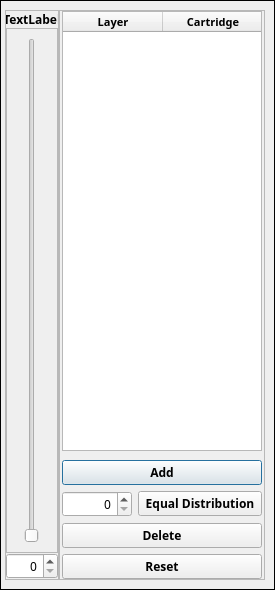
<?xml version="1.0" encoding="UTF-8"?>
<ui version="4.0">
 <class>ColoredLayerDialog</class>
 <widget class="QDialog" name="ColoredLayerDialog">
  <property name="geometry">
   <rect>
    <x>0</x>
    <y>0</y>
    <width>275</width>
    <height>590</height>
   </rect>
  </property>
  <property name="minimumSize">
   <size>
    <width>0</width>
    <height>0</height>
   </size>
  </property>
  <property name="maximumSize">
   <size>
    <width>280</width>
    <height>16777215</height>
   </size>
  </property>
  <property name="windowTitle">
   <string notr="true">Colored Layer </string>
  </property>
  <property name="windowOpacity">
   <double>10.000000000000000</double>
  </property>
  <layout class="QVBoxLayout" name="verticalLayout_2">
   <property name="leftMargin">
    <number>0</number>
   </property>
   <property name="topMargin">
    <number>0</number>
   </property>
   <property name="rightMargin">
    <number>0</number>
   </property>
   <property name="bottomMargin">
    <number>0</number>
   </property>
   <item>
    <widget class="QFrame" name="frame">
     <property name="maximumSize">
      <size>
       <width>16777215</width>
       <height>16777215</height>
      </size>
     </property>
     <property name="styleSheet">
      <string notr="true"/>
     </property>
     <property name="frameShape">
      <enum>QFrame::Box</enum>
     </property>
     <property name="frameShadow">
      <enum>QFrame::Plain</enum>
     </property>
     <property name="lineWidth">
      <number>1</number>
     </property>
     <layout class="QHBoxLayout" name="horizontalLayout">
      <property name="spacing">
       <number>0</number>
      </property>
      <property name="leftMargin">
       <number>4</number>
      </property>
      <item>
       <widget class="QFrame" name="frm_slider">
        <property name="maximumSize">
         <size>
          <width>54</width>
          <height>16777215</height>
         </size>
        </property>
        <property name="frameShape">
         <enum>QFrame::StyledPanel</enum>
        </property>
        <property name="frameShadow">
         <enum>QFrame::Raised</enum>
        </property>
        <layout class="QVBoxLayout" name="verticalLayout">
         <property name="spacing">
          <number>0</number>
         </property>
         <property name="leftMargin">
          <number>0</number>
         </property>
         <property name="topMargin">
          <number>0</number>
         </property>
         <property name="rightMargin">
          <number>0</number>
         </property>
         <property name="bottomMargin">
          <number>0</number>
         </property>
         <item>
          <widget class="QLabel" name="label_max_layer">
           <property name="minimumSize">
            <size>
             <width>0</width>
             <height>0</height>
            </size>
           </property>
           <property name="maximumSize">
            <size>
             <width>16777215</width>
             <height>16777215</height>
            </size>
           </property>
           <property name="font">
            <font>
             <family>맑은 고딕</family>
             <pointsize>9</pointsize>
             <weight>75</weight>
             <bold>true</bold>
            </font>
           </property>
           <property name="text">
            <string notr="true">TextLabel</string>
           </property>
           <property name="alignment">
            <set>Qt::AlignCenter</set>
           </property>
          </widget>
         </item>
         <item>
          <widget class="QFrame" name="frame_2">
           <property name="sizePolicy">
            <sizepolicy hsizetype="Preferred" vsizetype="Expanding">
             <horstretch>0</horstretch>
             <verstretch>0</verstretch>
            </sizepolicy>
           </property>
           <property name="frameShape">
            <enum>QFrame::StyledPanel</enum>
           </property>
           <property name="frameShadow">
            <enum>QFrame::Raised</enum>
           </property>
           <layout class="QHBoxLayout" name="horizontalLayout_3">
            <property name="leftMargin">
             <number>9</number>
            </property>
            <property name="rightMargin">
             <number>9</number>
            </property>
            <item>
             <widget class="QSlider" name="verticalSlider_layer_height">
              <property name="minimumSize">
               <size>
                <width>30</width>
                <height>0</height>
               </size>
              </property>
              <property name="maximumSize">
               <size>
                <width>30</width>
                <height>16777215</height>
               </size>
              </property>
              <property name="font">
               <font>
                <family>맑은 고딕</family>
                <pointsize>9</pointsize>
                <weight>50</weight>
                <bold>false</bold>
               </font>
              </property>
              <property name="tracking">
               <bool>true</bool>
              </property>
              <property name="orientation">
               <enum>Qt::Vertical</enum>
              </property>
              <property name="invertedAppearance">
               <bool>false</bool>
              </property>
              <property name="tickPosition">
               <enum>QSlider::NoTicks</enum>
              </property>
             </widget>
            </item>
           </layout>
          </widget>
         </item>
         <item>
          <widget class="QSpinBox" name="spinBox_current_layer">
           <property name="font">
            <font>
             <family>맑은 고딕</family>
             <pointsize>9</pointsize>
             <weight>50</weight>
             <bold>false</bold>
            </font>
           </property>
           <property name="alignment">
            <set>Qt::AlignRight|Qt::AlignTrailing|Qt::AlignVCenter</set>
           </property>
           <property name="maximum">
            <number>999</number>
           </property>
           <property name="value">
            <number>0</number>
           </property>
          </widget>
         </item>
        </layout>
       </widget>
      </item>
      <item>
       <widget class="QFrame" name="frm_body">
        <property name="frameShape">
         <enum>QFrame::StyledPanel</enum>
        </property>
        <property name="frameShadow">
         <enum>QFrame::Raised</enum>
        </property>
        <layout class="QVBoxLayout" name="verticalLayout_3">
         <property name="spacing">
          <number>0</number>
         </property>
         <property name="leftMargin">
          <number>2</number>
         </property>
         <property name="topMargin">
          <number>0</number>
         </property>
         <property name="rightMargin">
          <number>2</number>
         </property>
         <property name="bottomMargin">
          <number>0</number>
         </property>
         <item>
          <widget class="QTableWidget" name="tableWidget_layer_view">
           <property name="minimumSize">
            <size>
             <width>200</width>
             <height>0</height>
            </size>
           </property>
           <property name="maximumSize">
            <size>
             <width>200</width>
             <height>16777215</height>
            </size>
           </property>
           <property name="font">
            <font>
             <family>맑은 고딕</family>
             <pointsize>9</pointsize>
             <weight>50</weight>
             <bold>false</bold>
            </font>
           </property>
           <property name="horizontalScrollBarPolicy">
            <enum>Qt::ScrollBarAlwaysOff</enum>
           </property>
           <property name="tabKeyNavigation">
            <bool>true</bool>
           </property>
           <property name="showDropIndicator" stdset="0">
            <bool>false</bool>
           </property>
           <property name="horizontalScrollMode">
            <enum>QAbstractItemView::ScrollPerItem</enum>
           </property>
           <property name="showGrid">
            <bool>true</bool>
           </property>
           <attribute name="verticalHeaderVisible">
            <bool>false</bool>
           </attribute>
           <column>
            <property name="text">
             <string>Layer</string>
            </property>
            <property name="font">
             <font>
              <family>맑은 고딕</family>
              <pointsize>8</pointsize>
              <weight>75</weight>
              <bold>true</bold>
             </font>
            </property>
           </column>
           <column>
            <property name="text">
             <string>Cartridge</string>
            </property>
            <property name="font">
             <font>
              <family>맑은 고딕</family>
              <pointsize>8</pointsize>
              <weight>75</weight>
              <bold>true</bold>
             </font>
            </property>
           </column>
          </widget>
         </item>
         <item>
          <widget class="QFrame" name="frm_buttons">
           <property name="frameShape">
            <enum>QFrame::NoFrame</enum>
           </property>
           <property name="frameShadow">
            <enum>QFrame::Raised</enum>
           </property>
           <property name="lineWidth">
            <number>0</number>
           </property>
           <layout class="QVBoxLayout" name="verticalLayout_4">
            <property name="leftMargin">
             <number>0</number>
            </property>
            <property name="rightMargin">
             <number>0</number>
            </property>
            <property name="bottomMargin">
             <number>0</number>
            </property>
            <item>
             <widget class="QPushButton" name="pushButton_add">
              <property name="enabled">
               <bool>true</bool>
              </property>
              <property name="minimumSize">
               <size>
                <width>0</width>
                <height>0</height>
               </size>
              </property>
              <property name="font">
               <font>
                <family>맑은 고딕</family>
                <pointsize>9</pointsize>
                <weight>75</weight>
                <bold>true</bold>
               </font>
              </property>
              <property name="text">
               <string>Add</string>
              </property>
              <property name="autoDefault">
               <bool>false</bool>
              </property>
              <property name="default">
               <bool>true</bool>
              </property>
             </widget>
            </item>
            <item>
             <widget class="QFrame" name="frame_equalize">
              <property name="frameShape">
               <enum>QFrame::NoFrame</enum>
              </property>
              <property name="frameShadow">
               <enum>QFrame::Plain</enum>
              </property>
              <property name="lineWidth">
               <number>0</number>
              </property>
              <layout class="QHBoxLayout" name="horizontalLayout_2">
               <property name="leftMargin">
                <number>0</number>
               </property>
               <property name="topMargin">
                <number>0</number>
               </property>
               <property name="rightMargin">
                <number>0</number>
               </property>
               <property name="bottomMargin">
                <number>0</number>
               </property>
               <item>
                <widget class="SpinBoxControl" name="spinBox_equalize_num">
                 <property name="sizePolicy">
                  <sizepolicy hsizetype="Minimum" vsizetype="Preferred">
                   <horstretch>0</horstretch>
                   <verstretch>0</verstretch>
                  </sizepolicy>
                 </property>
                 <property name="maximumSize">
                  <size>
                   <width>70</width>
                   <height>16777215</height>
                  </size>
                 </property>
                 <property name="font">
                  <font>
                   <family>맑은 고딕</family>
                   <pointsize>9</pointsize>
                   <weight>50</weight>
                   <bold>false</bold>
                  </font>
                 </property>
                 <property name="layoutDirection">
                  <enum>Qt::LeftToRight</enum>
                 </property>
                 <property name="alignment">
                  <set>Qt::AlignRight|Qt::AlignTrailing|Qt::AlignVCenter</set>
                 </property>
                 <property name="maximum">
                  <number>100</number>
                 </property>
                </widget>
               </item>
               <item>
                <widget class="QPushButton" name="pushButton_equalize">
                 <property name="minimumSize">
                  <size>
                   <width>0</width>
                   <height>0</height>
                  </size>
                 </property>
                 <property name="font">
                  <font>
                   <family>맑은 고딕</family>
                   <pointsize>9</pointsize>
                   <weight>75</weight>
                   <bold>true</bold>
                  </font>
                 </property>
                 <property name="text">
                  <string>Equal Distribution</string>
                 </property>
                 <property name="autoDefault">
                  <bool>false</bool>
                 </property>
                 <property name="default">
                  <bool>false</bool>
                 </property>
                </widget>
               </item>
              </layout>
             </widget>
            </item>
            <item>
             <widget class="QPushButton" name="pushButton_delete">
              <property name="minimumSize">
               <size>
                <width>0</width>
                <height>0</height>
               </size>
              </property>
              <property name="font">
               <font>
                <family>맑은 고딕</family>
                <pointsize>9</pointsize>
                <weight>75</weight>
                <bold>true</bold>
               </font>
              </property>
              <property name="text">
               <string>Delete</string>
              </property>
              <property name="autoDefault">
               <bool>false</bool>
              </property>
             </widget>
            </item>
            <item>
             <widget class="QPushButton" name="pushButton_reset">
              <property name="minimumSize">
               <size>
                <width>0</width>
                <height>0</height>
               </size>
              </property>
              <property name="font">
               <font>
                <family>맑은 고딕</family>
                <pointsize>9</pointsize>
                <weight>75</weight>
                <bold>true</bold>
               </font>
              </property>
              <property name="text">
               <string>Reset</string>
              </property>
              <property name="autoDefault">
               <bool>false</bool>
              </property>
             </widget>
            </item>
           </layout>
          </widget>
         </item>
        </layout>
       </widget>
      </item>
     </layout>
    </widget>
   </item>
  </layout>
 </widget>
 <customwidgets>
  <customwidget>
   <class>SpinBoxControl</class>
   <extends>QSpinBox</extends>
   <header>CommonWidgets.h</header>
  </customwidget>
 </customwidgets>
 <tabstops>
  <tabstop>pushButton_add</tabstop>
  <tabstop>spinBox_equalize_num</tabstop>
  <tabstop>pushButton_equalize</tabstop>
  <tabstop>pushButton_delete</tabstop>
  <tabstop>pushButton_reset</tabstop>
  <tabstop>verticalSlider_layer_height</tabstop>
  <tabstop>spinBox_current_layer</tabstop>
  <tabstop>tableWidget_layer_view</tabstop>
 </tabstops>
 <resources/>
 <connections/>
</ui>
